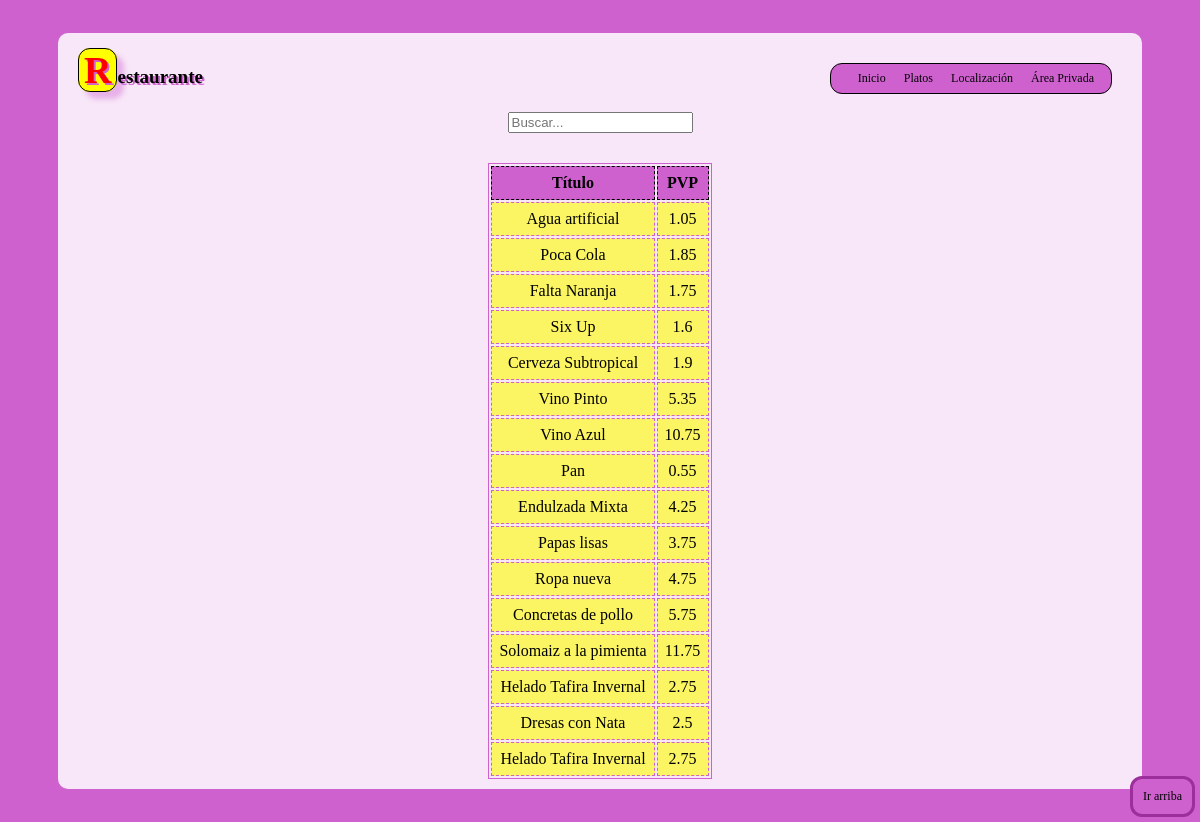
Screenshot of /php/tabla.php with the database file from the repository.
### tables this page shows
CREATE TABLE [articulos]
(
    [id] INTEGER PRIMARY KEY,
    [nombre] NVARCHAR(60),
    [tipo] INTEGER,
    [stock] INTEGER,
    [PVP] DECIMAL(10,2)
);

### php/queries.php (called while the page is built, shortened)
<?php
$db = 0;
function query_from_database($query, $array=array()) {
    global $db;
    $res= $db->prepare($query);
    $res->execute($array);
    if ($res) {
        $res->setFetchMode(PDO::FETCH_NAMED);
    }
    return $res;
}
function select_buscar_plato($platito) {
    $query = <<<FIN
        SELECT nombre, pvp as pvp from articulos where nombre like '%$platito%';
FIN;
    $res = query_from_database($query);
    return $res;
}

### php/tabla.php (the view, shortened to what this page needs)
<?php
include_once 'common.php';
include_once 'list_show.php';
writeNav();
$algo = <<< FIN_HTML
    <div id="center_form">
     <form action="tabla.php">
    <input type="text" id="buscador" name="platito" placeholder="Buscar..."/>
    </form>
    </div>
FIN_HTML;
echo $algo;
$algo = <<< FIN_HTML
 <main>
            <table id="productos">
                <tr>
                	<th>Título</th>
                	<th>PVP</th>
                </tr>
FIN_HTML;
echo $algo;
if (!isset($_GET['platito']))
    $res = select_buscar_plato("");
else
    $res = select_buscar_plato($_GET['platito']);
if($res) {
    foreach($res as $row) {
        $algo = <<< FIN_HTML
                <tr>
                	<td>$row[nombre]</td>
                	<td>$row[pvp]</td>
                </tr>
FIN_HTML;
        echo $algo;
    }
}
$algo = <<< FIN_HTML
            </table>
            <a id="go-top" href="#body">Ir arriba</a>
        </main>
FIN_HTML;
echo $algo;
endPage();

### php/common.php (shortened to what this page needs)
<?php
function writeNav() {
    $nav = <<<FIN_NAV
    <!doctype html>
    <html>
        <head>
            <meta charset="utf-8" />
            <link rel="stylesheet" type="text/css" href="../css/estilo.css">
            <link rel="icon" href="../img/favicon.ico" type="image/x-icon" />
            <script src="https://code.jquery.com/jquery-1.12.0.min.js"></script>
            <script src="../js/scripts.js"></script>
            <title>Restaurante José</title>
        </head>
        <body id="body">
            <div id="float-bg">
            <header>
                <h1>Restaurante</h1>
                <nav>
                    <ul>
                        <li>
                            <a href="../php/index.php">Inicio</a>
                        </li>
                        <li>
                            <a href="../php/tabla.php">Platos</a>
                        </li>
                        <li>
                            <a href="../php/localizacion.php">Localización</a>
                        </li>
                        <li>
                            <a href="../php/area-privada.php">Área Privada</a>
                        </li>
                    </ul>
                </nav>
            </header>
FIN_NAV;
    echo $nav;
}
function endPage() {
    $name = <<<FIN_HTML
    </div>
    </body>
    </html>
FIN_HTML;
    echo $name;
}

### css/estilo.css (style rules this page uses)
@media screen, aural, braille, embossed, handheld, projection, screen, tty, tv { nav > ul { list-style-type: none; background-color: #CF61CF; margin:auto; border: 1px solid black; border-radius: 12px; padding:0; padding-right:10px; padding-left:20px; margin-right: 20px; margin-top:20px; float: right; } }
@media screen, aural, braille, embossed, handheld, projection, screen, tty, tv { h1 { font-size:19px; text-shadow: 2px 2px #CF61CF; padding:0; margin:0; margin-left:10px; margin-bottom:20px; left: 0; right: 0; float: left; padding-top:5px; } }
@media screen, aural, braille, embossed, handheld, projection, screen, tty, tv { h1::first-letter { font-size: 200%; color: #ff0000; background-color: yellow; border: 1px solid black; padding-left: 5px; padding-right: 5px; border-radius: 12px; box-shadow: 7px 7px 5px 0px rgba(207,97,207,0.4); } }
@media screen, aural, braille, embossed, handheld, projection, screen, tty, tv { table { clear: both; margin: auto; border: 1px solid #CF61CF; margin-top: 30px; } }
@media screen, aural, braille, embossed, handheld, projection, screen, tty, tv { td, th { padding: 7px; background-color: rgba(255,255,0,0.6); } }
@media screen, aural, braille, embossed, handheld, projection, screen, tty, tv { th { background-color: #CF61CF; border: 1px dashed black; text-align: center; } }
@media screen, aural, braille, embossed, handheld, projection, screen, tty, tv { td { border: 1px dashed #CF61CF; text-align: center; } }
@media screen, aural, braille, embossed, handheld, projection, screen, tty, tv { a { display: block; color: black; text-decoration: none; margin: 0; text-align: center; font-size:12px; } }
@media screen, aural, braille, embossed, handheld, projection, screen, tty, tv { #go-top { position: fixed; right: 0; bottom: 0; background-color: #CF61CF; border-radius: 12px; padding: 10px; margin: 5px; border: 3px solid #9C2F9C; } }
@media screen, aural, braille, embossed, handheld, projection, screen, tty, tv { nav > ul > li { display: inline-block; padding: 7px; } }
@media screen, aural, braille, embossed, handheld, projection, screen, tty, tv { li { text-align: justify; font-size:12px; } }
@media screen, aural, braille, embossed, handheld, projection, screen, tty, tv { #float-bg { padding: 10px 10px 10px 10px; border-radius: 10px; background-color: rgba(255,255,255,0.85); } }
@media screen, aural, braille, embossed, handheld, projection, screen, tty, tv { body { background-color:#CF61CF; padding: 25px 50px 25px 50px; } }
@media screen, aural, braille, embossed, handheld, projection, screen, tty, tv { #center_form { clear: both; width: 100%; display: inline-block; text-align: center; } }

### rows the page displays
articulos: nombre "Agua artificial", row "1.05"
articulos: nombre "Poca Cola", row "1.85"
articulos: nombre "Falta Naranja", row "1.75"
articulos: nombre "Six Up", row "1.6"
articulos: nombre "Cerveza Subtropical", row "1.9"
articulos: nombre "Vino Pinto", row "5.35"
articulos: nombre "Vino Azul", row "10.75"
articulos: nombre "Pan", row "0.55"
articulos: nombre "Endulzada Mixta", row "4.25"
articulos: nombre "Papas lisas", row "3.75"
articulos: nombre "Ropa nueva", row "4.75"
articulos: nombre "Concretas de pollo", row "5.75"
articulos: nombre "Solomaiz a la pimienta", row "11.75"
articulos: nombre "Helado Tafira Invernal", row "2.75"
articulos: nombre "Dresas con Nata", row "2.5"
